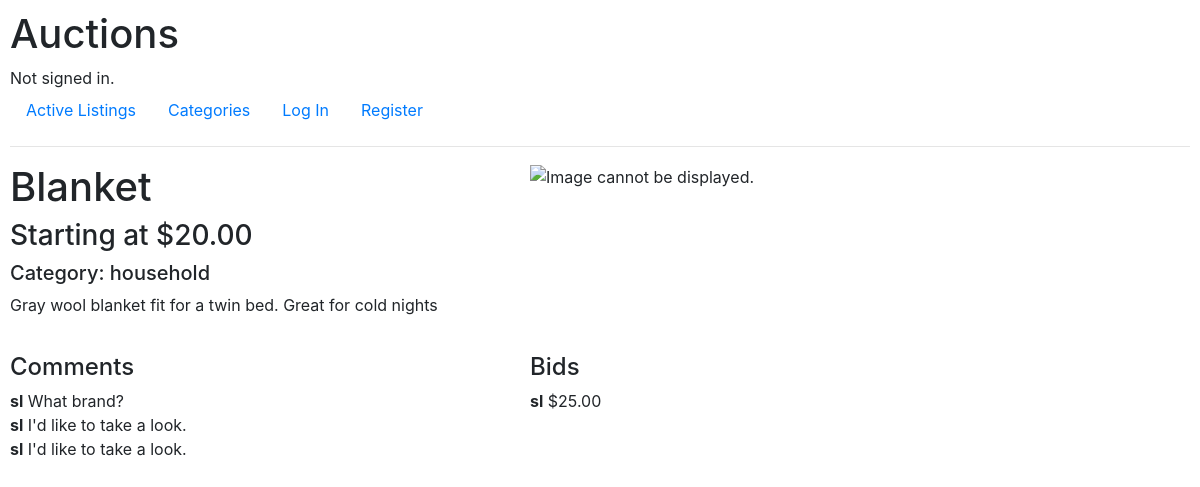
/listing/2, run on the app's committed database.
### auctions/models.py (models this page shows)
class Listing(models.Model):
    listing_user = models.ForeignKey(User, on_delete=models.PROTECT, related_name="user_listings")
    name = models.CharField(max_length=64)
    description = models.CharField(max_length=1000)
    starting_bid = models.DecimalField(max_digits=20, decimal_places=2)
    image = models.URLField(default=None)
    category = models.CharField(max_length=64, default=None)
    listing_watchlist = models.ManyToManyField(User, blank=True, related_name="user_watchlist")
    is_closed = models.BooleanField(default=False)

class Comment(models.Model):
    commenter = models.ForeignKey(User, default=None, on_delete=models.PROTECT, related_name="user_comments")
    listing = models.ForeignKey(Listing, default=None, on_delete=models.PROTECT, related_name="listing_comments")
    comment = models.CharField(max_length=200, blank=True)

class User(AbstractUser):
    pass

class Bid(models.Model):
    user = models.ForeignKey(User, default=None, on_delete=models.PROTECT, related_name="user_bids")
    item = models.ForeignKey(Listing, on_delete=models.PROTECT, related_name="listing_bids")
    price = models.DecimalField(max_digits=20, decimal_places=2)

### auctions/views.py (the view)
# urls.py: path("listing/<str:id>", views.view_listing, name="view_listing"),
def view_listing(request, id):
    listing = Listing.objects.get(id=id)
    if Bid.objects.filter(item=id).order_by("-price"):
        winning_bid = Bid.objects.filter(item=id).order_by("-price")[0]
    else:
        winning_bid = listing.starting_bid
    if listing.is_closed == True:
        return render(request, "auctions/closed_listing.html", {
            "listing": listing,
            "winning_bid": winning_bid
        })
    return render(request, "auctions/listing.html", {
        "listing": listing,
        "comments": listing.listing_comments.all(),
        "bids": listing.listing_bids.all()
    })

### auctions/templates/auctions/listing.html (shortened to what this page needs)
{% extends "auctions/layout.html" %}
{% block body %}
<div>
    <div class="grid">
        <div>
            <h1>{{ listing.name}}</h1>
            <h3>Starting at ${{ listing.starting_bid }}</h3>
            {% if listing.category %}
            <h5>Category: {{ listing.category }}</h5>
            {% endif%}
            <p>{{ listing.description }}</p>
            {% if listing.image %}
        </div>
        <div>
            {% if listing.image %}
            <img src="{{ listing.image }}" alt="Image cannot be displayed.">
            {% endif %}
        </div>
        {% endif %}
    </div>
</div>
<div class="grid">
    <div>
        <h4 style="margin-top: 20px">Comments</h4>
        {% for comment in comments %}
        <div>
            <span>{{ comment.commenter }}</span>
            {{ comment.comment }}
        </div>
        {% empty %}
        No comments.
        {% endfor %}
    </div>
    <div>
        <h4 style="margin-top: 20px">Bids</h4>
        {% for bid in bids %}
        <div>
            <span>{{ bid.user }}</span> ${{ bid.price }}
        </div>
        {% empty %}
        No bids.
        {% endfor %}
    </div>
</div>
{% endblock %}

### auctions/static/auctions/styles.css (style rules this page uses)
body { padding: 10px; }

### auctions/templates/auctions/listing.html (style rules this page uses)
.grid { display: grid; grid-template-columns: 500px auto; grid-column-gap: 20px; }
img { max-height: 70%; max-width: 70%; }
span { font-weight: bold; }

### data on the page
Listing: name "Blanket", starting_bid "20.00", category "household", description "Gray wool blanket fit for a twin bed. Great for cold nights"
Comment: commenter "sl", comment "What brand?"
Comment: commenter "sl", comment "I'd like to take a look."
Comment: commenter "sl", comment "I'd like to take a look."
Bid: user "sl", price "25.00"
